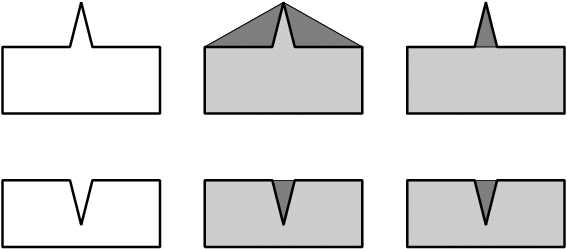
#> input picture Image_Segmentation_and_Shapes_Detection/figs.png, 567 x 249 px
$ python p4.py
#> lines starting #> are read from the running program, lines starting #| are printed output that depends on the picture; after the words box and inside, x2 and y2 are one past the last pixel; in counts of white or black regions, pixels touching at a corner belong together
#> further down, img is the input picture: shape (249, 567, 3); min 0, max 255, mean 223.2
# García Santoyo, Lissethe Alejandra 17110106
# Sistemas de visión artificial y procesamiento de imágenes
# Chapter 8:"Detectando formas y segmentando una imagen"
# Archive: "programa_4_17110106.py"

# Bloqueando formas

import sys

import cv2
import numpy as np


def get_all_contours(img):
    ref_gray = cv2.cvtColor(img, cv2.COLOR_BGR2GRAY)
    ret, thresh = cv2.threshold(ref_gray, 127, 255, 0)
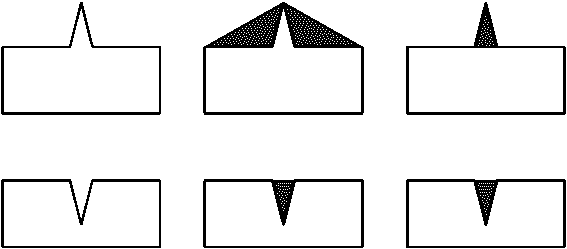
#> thresh: shape (249, 567); 91.8% white; 6 black regions
    contours, hierarchy = cv2.findContours(thresh, 2, 1)
#> contours = 493 contours, 480 with area under 20; largest, box (x1, y1, x2, y2) and area: (0, 0, 567, 249) 140368, (202, 1, 365, 116) 14799, (405, 1, 567, 116) 11896, (0, 1, 162, 116) 11890, (202, 178, 365, 249) 11310

    return contours

if __name__ == '__main__':
    img = cv2.imread('figs.png')
    img = np.asarray(img)

    img_orig = np.copy(img)
    input_contours = get_all_contours(img)
#> input_contours has the same summary as contours in get_all_contours
    solidity_values = []

    # Computamos los factores e solidez para todos los contornos
    for contour in input_contours:
        area_contour = cv2.contourArea(contour)
        print (area_contour) #######
        convex_hull = cv2.convexHull(contour)
        area_hull = cv2.contourArea(convex_hull)
        print (area_hull) #######
        if area_hull > 0:
            solidity = float(area_contour) / area_hull
            solidity_values.append(solidity)

        # Agrupación usando KMEANS
        criteria = (cv2.TERM_CRITERIA_EPS + cv2.TERM_CRITERIA_MAX_ITER, 10, 1.0)
        flags = cv2.KMEANS_RANDOM_CENTERS
        bestLabels = []
        solidity_values = np.array(solidity_values).reshape((len(solidity_values), 1)).astype('float32')
#> (the run stopped early here; a loop or call above may not have finished)

$ run again, with Image_Segmentation_and_Shapes_Detection/sh.jpg saved as Image_Segmentation_and_Shapes_Detection/figs.png
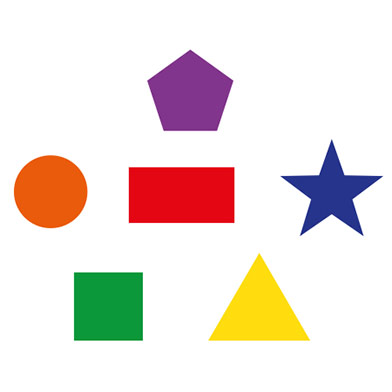
#> input picture Image_Segmentation_and_Shapes_Detection/sh.jpg, 392 x 392 px
#> img is the input picture: shape (392, 392, 3); mean B, G, R 219.9, 225.8, 236.9
#> in get_all_contours, `ref_gray = cv2.cvtColor(img, cv2.COLOR_BGR2GRAY)`:
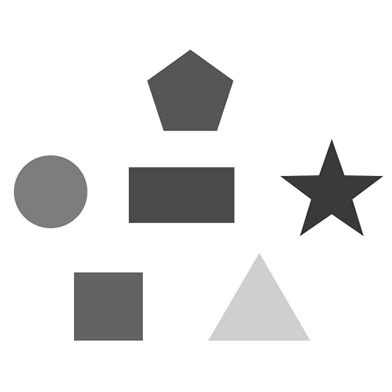
#> ref_gray: shape (392, 392); min 25, max 255, mean 228.4
#> in get_all_contours, `ret, thresh = cv2.threshold(ref_gray, 127, 255, 0)`:
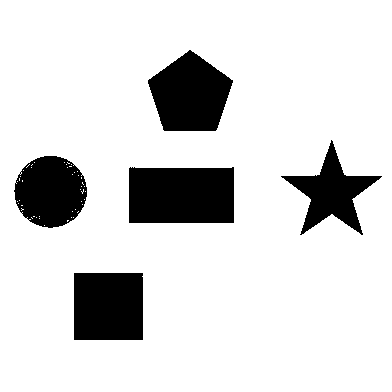
#> thresh: shape (392, 392); 85.3% white; 5 black regions
#> contours = 53 contours, 47 with area under 20; largest, box (x1, y1, x2, y2) and area: (0, 0, 392, 392) 152881, (128, 166, 235, 224) 5940, (147, 49, 234, 132) 4912, (73, 272, 144, 341) 4757, (13, 155, 88, 229) 4168, (280, 139, 383, 236) 3532
#> input_contours has the same summary as contours in get_all_contours
